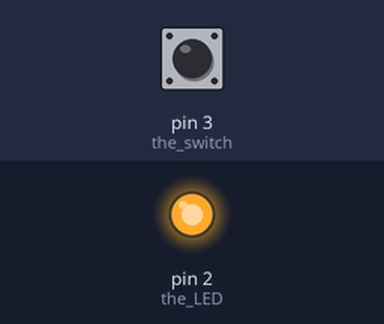
A sketch run on a simulated Arduino Uno, built with avr-gcc and run on an emulated ATmega328P. Parts: output pins drawn as LEDs (lit = HIGH). Inputs (shaded band) come from the test bench; at power-on: pin 3 (the_switch) LOW.

Above: at 1.2 s.
1.3 s: pin 3 (the_switch) pulled HIGH for 0.15 s
At 1.37 s:
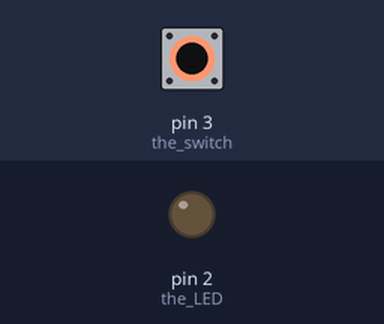
2.9 s: pin 3 (the_switch) pulled HIGH for 3.2 s
At 7.1 s:
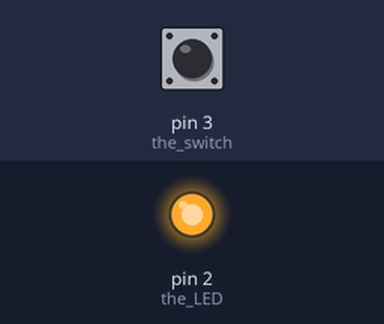
Timing chart, 0 to 8.6 s (numbered marks = the images above; inputs shaded):
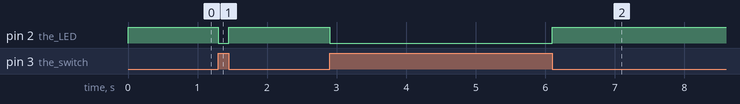

Measured:
- after the input at 1.3 s, pin 2 (the_LED): HIGH → LOW at once, → HIGH 0.15 s later
- after the input at 2.9 s, pin 2 (the_LED): HIGH → LOW at once, → HIGH 3.2 s later

The sketch:

DigitalInOut.ino
```cpp
/*
  This code sample goes with the video https://vimeo.com/86548673
  created 2014
  by Tom Igoe
*/
void setup() {
  // configure the input and output pins:
  pinMode(2, OUTPUT);  // the LED
  pinMode(3, INPUT);   // the switch (pushbutton)

}

void loop() {
  // read the state of the pushbutton:
  int buttonState = digitalRead(3);
  // write to the LED depending on the state of the button
  if (buttonState == HIGH) {
    // turn the LED off
    digitalWrite(2, LOW);
  } else {
    // turn the LED on
    digitalWrite(2, HIGH);
  }
}
```
